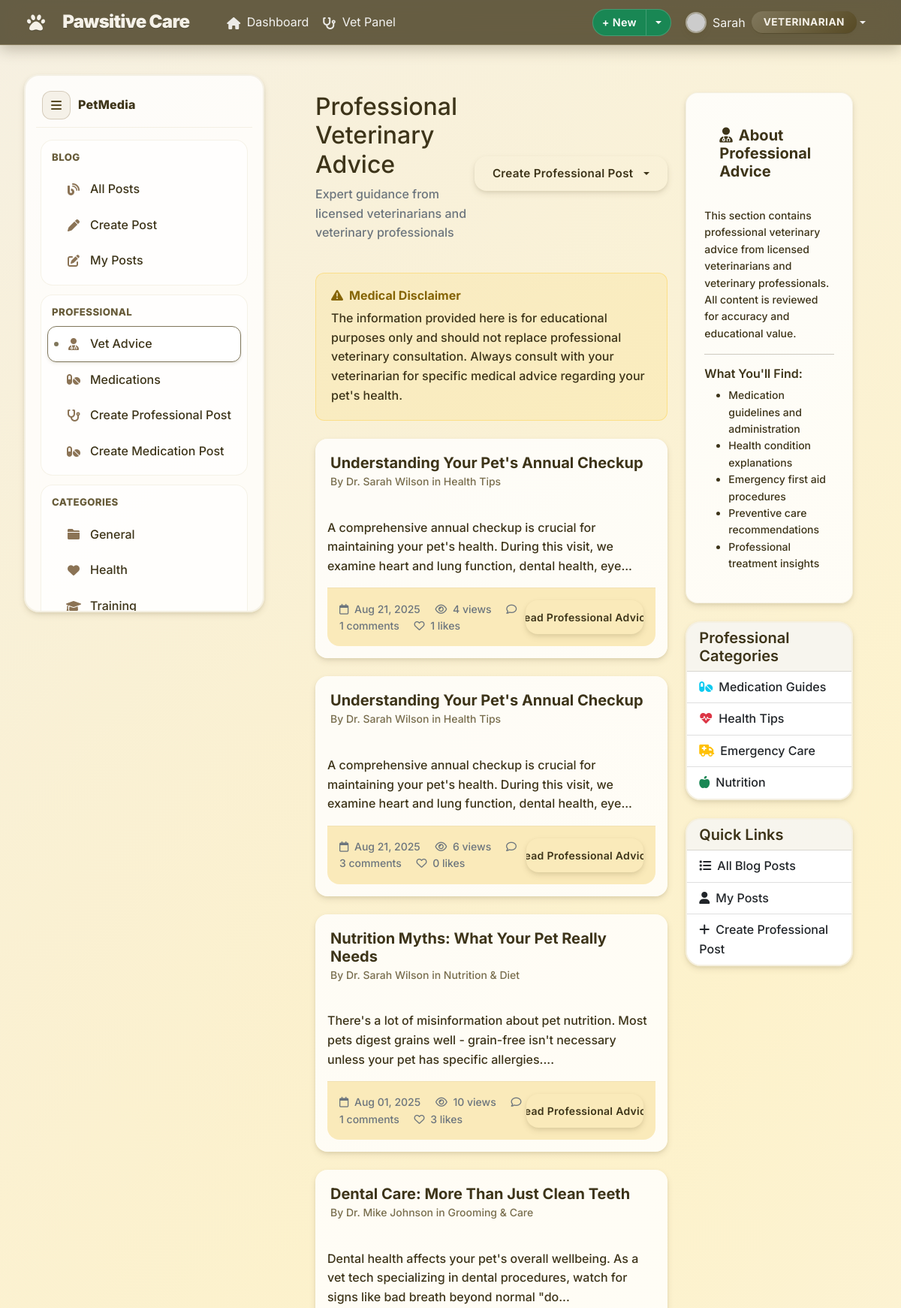
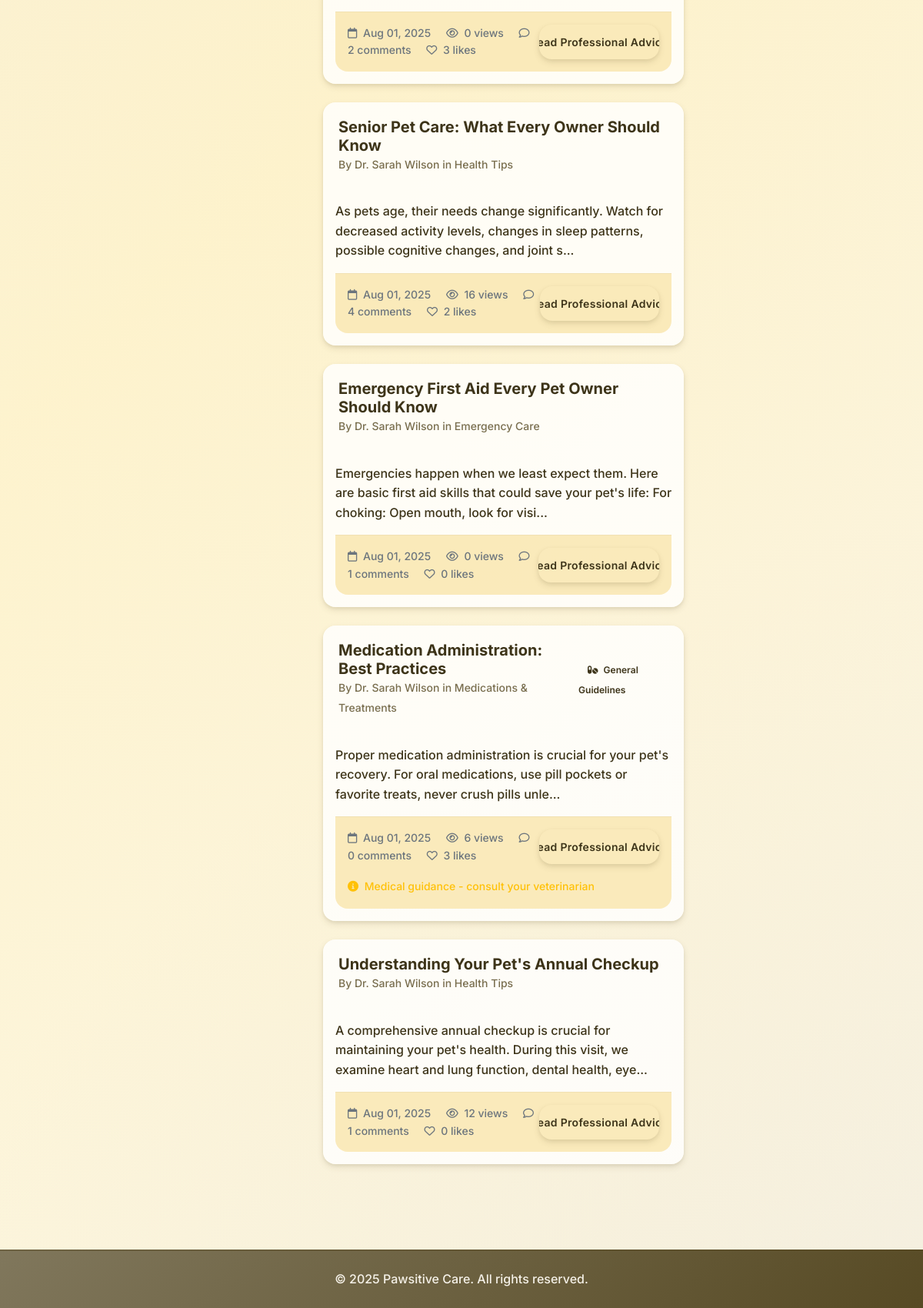
/blog/professional/ (signed in), run on the app's committed database (2 pictures, top to bottom).
### accounts/models.py (models this page shows, shortened)
class CustomUser(AbstractUser):
    ROLE_CHOICES = [
        ('admin', 'Admin'),
        ('vet', 'Veterinarian'),
        ('staff', 'Staff'),
        ('client', 'Client'),
    ]
    phone = models.CharField(max_length=20, blank=False)
    address = models.TextField(blank=False)
    role = models.CharField(max_length=10, choices=ROLE_CHOICES, default='client')
    def is_admin(self):
        return self.role == 'admin'
    def is_vet(self):
        return self.role == 'vet'
    def is_staff_member(self):
        return self.role == 'staff'

### petmedia/models.py (models this page shows, shortened)
class BlogPost(models.Model):
    id = models.UUIDField(primary_key=True, default=uuid.uuid4, editable=False)
    title = models.CharField(
        max_length=200,
        validators=[MinLengthValidator(5)],
        help_text="Blog post title"
    )
    content = models.TextField(
        validators=[MinLengthValidator(50)],
        help_text="Full blog post content"
    )
    excerpt = models.TextField(
        max_length=300,
        help_text="Short excerpt for previews"
    )
    author = models.ForeignKey(User, on_delete=models.CASCADE, related_name='blog_posts')
    category = models.ForeignKey(BlogCategory, on_delete=models.SET_NULL, null=True)
    related_pet = models.ForeignKey(
        Pet,
        on_delete=models.SET_NULL,
        null=True,
        blank=True,
        help_text="Pet this post is about (optional)"
    )
    is_professional_advice = models.BooleanField(
        default=False,
        help_text="Is this professional veterinary advice?"
    )
    medical_disclaimer = models.TextField(
        blank=True,
        help_text="Medical disclaimer for professional posts"
    )
    medication_name = models.CharField(
        max_length=100,
        blank=True,
        help_text="Name of medication discussed"
    )
    dosage_info = models.TextField(
        blank=True,
        help_text="Dosage information (for reference only)"
    )
    side_effects = models.TextField(
        blank=True,
        help_text="Known side effects"
    )
    slug = models.SlugField(max_length=250, unique=True, blank=True)
    meta_description = models.CharField(max_length=160, blank=True)
    featured_image = models.ImageField(
        upload_to='blog_images/',
        blank=True,
        null=True
    )
    is_published = models.BooleanField(default=True)
    is_featured = models.BooleanField(default=False)
    views_count = models.PositiveIntegerField(default=0)
    likes_count = models.PositiveIntegerField(default=0)
    created_at = models.DateTimeField(auto_now_add=True)
    updated_at = models.DateTimeField(auto_now=True)
    published_at = models.DateTimeField(null=True, blank=True)
    class Meta:
        ordering = ['-created_at']

class BlogCategory(models.Model):
    MEDICATION = 'MEDICATION'
    HEALTH_TIPS = 'HEALTH_TIPS'
    NUTRITION = 'NUTRITION'
    TRAINING = 'TRAINING'
    GROOMING = 'GROOMING'
    EMERGENCY = 'EMERGENCY'
    EXPERIENCE = 'EXPERIENCE'
    CATEGORY_CHOICES = [
        (MEDICATION, 'Medications & Treatments'),
        (HEALTH_TIPS, 'Health Tips'),
        (NUTRITION, 'Nutrition & Diet'),
        (TRAINING, 'Training & Behavior'),
        (GROOMING, 'Grooming & Care'),
        (EMERGENCY, 'Emergency Care'),
        (EXPERIENCE, 'Owner Experiences'),
    ]
    name = models.CharField(max_length=20, choices=CATEGORY_CHOICES, unique=True)
    description = models.TextField(blank=True)
    icon = models.CharField(max_length=50, blank=True)
    is_active = models.BooleanField(default=True)
    created_at = models.DateTimeField(auto_now_add=True)
    def __str__(self):
        return self.get_name_display()
    class Meta:
        verbose_name_plural = "Blog Categories"

### petmedia/views.py (the view)
# urls.py: path('professional/', views.ProfessionalAdviceView.as_view(), name='professional_advice'),
class ProfessionalAdviceView(ListView):
    template_name = 'petmedia/professional_advice.html'
    context_object_name = 'posts'
    paginate_by = 10
    def get_queryset(self):
        return repo_manager.posts.get_professional_posts().order_by('-created_at')

### petmedia/templates/petmedia/professional_advice.html (shortened to what this page needs)
{% extends 'accounts/base.html' %}
{% load static %}
{% block content %}
<div class="app-shell">
  {% include 'petmedia/includes/sidebar.html' %}
  <main class="app-main">
    <div class="container mt-4">
      <div class="row">
        <div class="col-lg-8">
          <div class="d-flex justify-content-between align-items-center mb-4">
            <div>
              <h1 class="h2">Professional Veterinary Advice</h1>
              <p class="text-muted">Expert guidance from licensed veterinarians and veterinary professionals</p>
            </div>
            {% if user.is_authenticated and user.is_vet %}
            <div class="dropdown">
              <button class="btn btn-professional dropdown-toggle" type="button" id="createPostDropdown" data-bs-toggle="dropdown">
                Create Professional Post
              </button>
            </div>
            {% endif %}
          </div>
          <div class="medical-disclaimer alert" role="alert">
            <h6 class="alert-heading"><i class="fas fa-exclamation-triangle me-2"></i>Medical Disclaimer</h6>
            The information provided here is for educational purposes only and should not replace professional veterinary consultation. Always consult with your veterinarian for specific medical advice regarding your pet's health.
          </div>
          <div class="professional-posts">
            {% if posts %}
            {% for post in posts %}
            <article class="professional-post">
              <div class="professional-header">
                <div class="d-flex justify-content-between align-items-center">
                  <div>
                    <h5 class="mb-0">
                      <a href="{% url 'petmedia:blog_detail' slug=post.slug %}" class="text-decoration-none" style="color: inherit;">
                        {{ post.title }}
                      </a>
                    </h5>
                    <small>
                      By Dr.
                      {{ post.author.get_full_name|default:post.author.username }}
                      {% if post.category %}
                      in
                      {{ post.category }}
                      {% endif %}
                    </small>
                  </div>
                  <div>
                    {% if post.medication_name %}
                    <span class="vet-badge">
                      <i class="fas fa-pills me-1"></i>
                      {{ post.medication_name }}
                    </span>
                    {% endif %}
                  </div>
                </div>
              </div>
              <div class="card-body">
                <div class="row">
                  {% if post.featured_image %}
                  <div class="col-md-3">
                    <img src="{{ post.featured_image.url }}" class="img-fluid rounded" alt="{{ post.title }}" style="height: 150px; width: 100%; object-fit: cover; border-radius: var(--radius-md);">
                  </div>
                  <div class="col-md-9">
                    {% else %}
                    <div class="col-12">
                      {% endif %}
                      <p class="card-text">
                        {{ post.excerpt|default:post.content|truncatechars:250 }}
                      </p>
                      <div class="professional-meta">
                        <div class="d-flex justify-content-between align-items-center">
                          <div class="text-muted small">
                            <i class="far fa-calendar me-1"></i>
                            {{ post.created_at|date:"M d, Y" }}
                            <i class="far fa-eye ms-3 me-1"></i>
                            {{ post.views_count }} views
                            <i class="far fa-comment ms-3 me-1"></i>
                            {{ post.comments.count }} comments
                            <i class="far fa-heart ms-3 me-1"></i>
                            {{ post.likes.count }} likes
                          </div>
                          <a href="{% url 'petmedia:blog_detail' slug=post.slug %}" class="btn btn-professional btn-sm">
                            Read Professional Advice
                          </a>
                        </div>
                        {% if post.medical_disclaimer %}
                        <div class="mt-3">
                          <small class="text-warning">
                            <i class="fas fa-info-circle me-1"></i>
                            Medical guidance - consult your veterinarian
                          </small>
                        </div>
                        {% endif %}
                      </div>
                    </div>
                  </div>
            </article>
            {% endfor %}
            {% endif %}
          </div>
        </div>
        <div class="col-lg-4">
          <div class="sidebar-professional">
            <div class="professional-header">
              <h5 class="mb-0"><i class="fas fa-user-md me-2"></i>About Professional Advice</h5>
            </div>
            <div class="mt-3">
              <p class="small">
                This section contains professional veterinary advice from licensed veterinarians and veterinary professionals. All content is reviewed for accuracy and educational value.
              </p>
              <hr>
              <h6>What You'll Find:</h6>
              <ul class="small">
                <li>Medication guidelines and administration</li>
                <li>Health condition explanations</li>
                <li>Emergency first aid procedures</li>
                <li>Preventive care recommendations</li>
                <li>Professional treatment insights</li>
              </ul>
            </div>
          </div>
          <div class="card mb-4">
            <div class="card-header">
              <h5 class="mb-0">Professional Categories</h5>
            </div>
            <div class="list-group list-group-flush">
              <a href="{% url 'petmedia:medications' %}" class="list-group-item list-group-item-action">
                <i class="fas fa-pills me-2 text-info"></i>Medication Guides
              </a>
              <a href="{% url 'petmedia:category' name='HEALTH_TIPS' %}" class="list-group-item list-group-item-action">
                <i class="fas fa-heartbeat me-2 text-danger"></i>Health Tips
              </a>
              <a href="{% url 'petmedia:category' name='EMERGENCY' %}" class="list-group-item list-group-item-action">
                <i class="fas fa-ambulance me-2 text-warning"></i>Emergency Care
              </a>
              <a href="{% url 'petmedia:category' name='NUTRITION' %}" class="list-group-item list-group-item-action">
                <i class="fas fa-apple-alt me-2 text-success"></i>Nutrition
              </a>
            </div>
          </div>
          <div class="card">
            <div class="card-header">
              <h5 class="mb-0">Quick Links</h5>
            </div>
            <div class="list-group list-group-flush">
              <a href="{% url 'petmedia:blog_list' %}" class="list-group-item list-group-item-action">
                <i class="fas fa-list me-2"></i>All Blog Posts
              </a>
              {% if user.is_authenticated %}
              <a href="{% url 'petmedia:user_posts' %}" class="list-group-item list-group-item-action">
                <i class="fas fa-user me-2"></i>My Posts
              </a>
              {% if user.is_vet %}
              <a href="{% url 'petmedia:create_professional_post' %}" class="list-group-item list-group-item-action">
                <i class="fas fa-plus me-2"></i>Create Professional Post
              </a>
              {% endif %}
              {% endif %}
            </div>
          </div>
        </div>
      </div>
    </div>
  </main>
</div>
{% endblock %}

### accounts/templates/accounts/base.html (shortened to what this page needs)
<!DOCTYPE html>
<html lang="en">
<head>
  <link href="https://cdn.jsdelivr.net/npm/bootstrap@5.1.3/dist/css/bootstrap.min.css" rel="stylesheet">
  <link href="https://cdnjs.cloudflare.com/ajax/libs/font-awesome/6.0.0/css/all.min.css" rel="stylesheet">
  {% load static %}
  <link rel="stylesheet" href="{% static 'style.css' %}">
</head>
<body>
  <nav class="navbar navbar-expand-lg navbar-dark app-navbar">
    <div class="container nav-inner">
      <a class="navbar-brand d-flex align-items-center" href="{% url 'accounts:client_dashboard' %}">
        <i class="fas fa-paw me-2"></i><span>Pawsitive Care</span>
      </a>
      <div class="collapse navbar-collapse" id="navbarNav">
        <ul class="navbar-nav me-2">
          {% if user.is_authenticated %}
          <li class="nav-item">
            <a class="nav-link {% if request.resolver_match.url_name == 'client_dashboard' %}active{% endif %}" href="{% url 'accounts:client_dashboard' %}">
              <i class="fas fa-home me-1"></i> Dashboard
            </a>
          </li>
          {% if user.is_admin %}
          <li class="nav-item">
            <a class="nav-link {% if request.resolver_match.url_name == 'admin_dashboard' %}active{% endif %}" href="{% url 'accounts:admin_dashboard' %}">
              <i class="fas fa-user-shield me-1"></i> Admin
            </a>
          </li>
          <li class="nav-item">
            <a class="nav-link {% if request.resolver_match.url_name == 'user_management' %}active{% endif %}" href="{% url 'accounts:user_management' %}">
              <i class="fas fa-users me-1"></i> Users
            </a>
          </li>
          {% elif user.is_vet %}
          <li class="nav-item">
            <a class="nav-link {% if request.resolver_match.url_name == 'vet_dashboard' %}active{% endif %}" href="{% url 'accounts:vet_dashboard' %}">
              <i class="fas fa-stethoscope me-1"></i> Vet Panel
            </a>
          </li>
          {% elif user.is_staff_member %}
          <li class="nav-item">
            <a class="nav-link {% if request.resolver_match.url_name == 'staff_dashboard' %}active{% endif %}" href="{% url 'accounts:staff_dashboard' %}">
              <i class="fas fa-user-tie me-1"></i> Staff Panel
            </a>
          </li>
          {% endif %}
          {% endif %}
        </ul>
        <div class="d-flex align-items-center gap-2 ms-auto">
          {% if user.is_authenticated %}
          <div class="btn-group">
            <button class="btn btn-success btn-sm" type="button">+ New</button>
            <button class="btn btn-success btn-sm dropdown-toggle dropdown-toggle-split" type="button" data-bs-toggle="dropdown" aria-expanded="false" aria-label="Toggle quick create"></button>
          </div>
          <div class="dropdown">
            <a class="nav-link dropdown-toggle d-flex align-items-center" href="#" id="navbarDropdown" role="button" data-bs-toggle="dropdown" aria-expanded="false">
              <img class="avatar me-2" src="https://api.dicebear.com/7.x/identicon/svg?seed={{ user.username }}" alt="Avatar">
              <span class="me-2">
                {{ user.first_name|default:user.username }}</span>
              <span class="badge badge-secondary role-badge">
                {{ user.get_role_display }}</span>
            </a>
          </div>
          {% endif %}
        </div>
      </div>
    </div>
  </nav>
  <main class="page-main my-4">
    {% block content %}{% endblock %}
  </main>
  <footer class="mt-5 py-4">
    <div class="container text-center">
      <p class="mb-0">&copy; {% now "Y" %} Pawsitive Care. All rights reserved.</p>
    </div>
  </footer>
</body>
</html>

### data on the page
CustomUser: first_name "Sarah", role "VETERINARIAN"
BlogPost: title "Understanding Your Pet's Annual Checkup", author.get_full_name "Sarah Wilson", category "Health Tips", excerpt "A comprehensive annual checkup is crucial for maintaining your pet's health. During this visit, we examine heart and lung function, dental health, eye...", created_at "Aug 21, 2025", views_count "4", comments.count "1", likes.count "1"
BlogPost: title "Understanding Your Pet's Annual Checkup", author.get_full_name "Sarah Wilson", category "Health Tips", excerpt "A comprehensive annual checkup is crucial for maintaining your pet's health. During this visit, we examine heart and lung function, dental health, eye...", created_at "Aug 21, 2025", views_count "6", comments.count "3", likes.count "0"
BlogPost: title "Nutrition Myths: What Your Pet Really Needs", author.get_full_name "Sarah Wilson", category "Nutrition & Diet", excerpt "There's a lot of misinformation about pet nutrition. Most pets digest grains well - grain-free isn't necessary unless your pet has specific allergies....", created_at "Aug 01, 2025", views_count "10", comments.count "1", likes.count "3"
BlogPost: title "Dental Care: More Than Just Clean Teeth", author.get_full_name "Mike Johnson", category "Grooming & Care", excerpt "Dental health affects your pet's overall wellbeing. As a vet tech specializing in dental procedures, watch for signs like bad breath beyond normal \"do...", created_at "Aug 01, 2025", views_count "0", comments.count "2", likes.count "3"
BlogPost: title "Senior Pet Care: What Every Owner Should Know", author.get_full_name "Sarah Wilson", category "Health Tips", excerpt "As pets age, their needs change significantly. Watch for decreased activity levels, changes in sleep patterns, possible cognitive changes, and joint s...", created_at "Aug 01, 2025", views_count "16", comments.count "4", likes.count "2"
BlogPost: title "Emergency First Aid Every Pet Owner Should Know", author.get_full_name "Sarah Wilson", category "Emergency Care", excerpt "Emergencies happen when we least expect them. Here are basic first aid skills that could save your pet's life: For choking: Open mouth, look for visi...", created_at "Aug 01, 2025", views_count "0", comments.count "1", likes.count "0"
BlogPost: title "Medication Administration: Best Practices", author.get_full_name "Sarah Wilson", category "Medications & Treatments", medication_name "General Guidelines", excerpt "Proper medication administration is crucial for your pet's recovery. For oral medications, use pill pockets or favorite treats, never crush pills unle...", created_at "Aug 01, 2025", views_count "6", comments.count "0", likes.count "3", shows "Medical guidance - consult your veterinarian"
BlogPost: title "Understanding Your Pet's Annual Checkup", author.get_full_name "Sarah Wilson", category "Health Tips", excerpt "A comprehensive annual checkup is crucial for maintaining your pet's health. During this visit, we examine heart and lung function, dental health, eye...", created_at "Aug 01, 2025", views_count "12", comments.count "1", likes.count "0"
